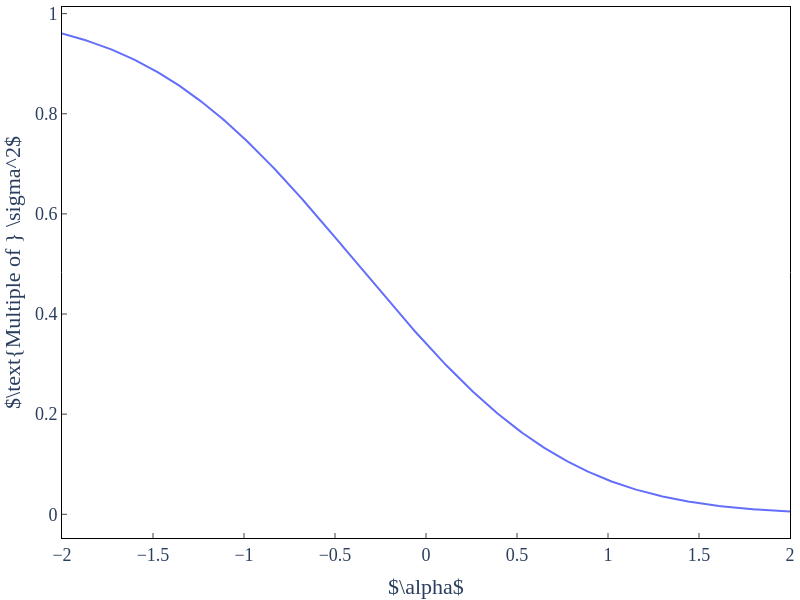
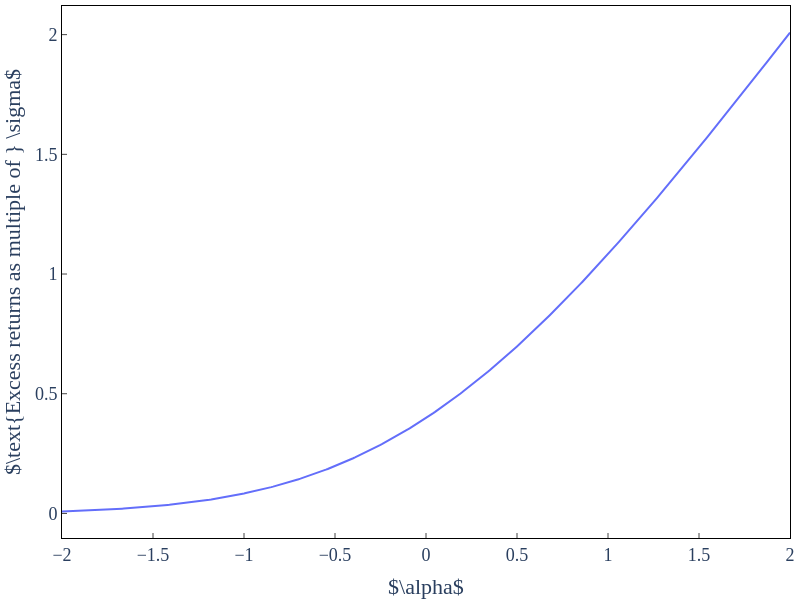

Source (notebook cell) for these figures, in order:
### Code cell
import plotly.graph_objects as go

red = '#f8766d'
blue = '#619cff'

style_dict = {
    'layout.plot_bgcolor': 'rgba(0, 0, 0, 0)',
    'layout.font.family': 'Times New Roman',
    'layout.font.size': 18,
    'layout.xaxis.linecolor': 'black',
    'layout.xaxis.ticks': 'inside',
    'layout.xaxis.mirror': True,
    'layout.xaxis.showline': True,
    'layout.yaxis.linecolor': 'black',
    'layout.yaxis.ticks': 'inside',
    'layout.yaxis.mirror': True,
    'layout.yaxis.showline': True,
    'layout.autosize': False,
    'layout.legend.bgcolor': 'rgba(0, 0, 0, 0)',
    'layout.legend.xanchor': 'right',
    'layout.legend.x': 0.25,
    'layout.legend.font.family': 'monospace',
}

fig = go.Figure()

fig.update(**style_dict)

fig.update_layout(height=600, width=800, margin=dict(r=5, l=5, t=5, b=5),
                  xaxis=dict(title=r"$\alpha$"),
                  yaxis=dict(title=r"$\text{Multiple of } \sigma^2$"))

fig.add_trace(go.Scatter(x = als, y = sigmas, name="Sigma", mode='lines'))

fig.write_image("graphs/variance.png", scale=5, height=450, width=800)
fig.show()

fig = go.Figure()

fig.update(**style_dict)

fig.update_layout(height=600, width=800, margin=dict(r=5, l=5, t=5, b=5),
                  xaxis=dict(title=r"$\alpha$"),
                  yaxis=dict(title=r"$\text{Excess returns as multiple of } \sigma$"))

fig.add_trace(go.Scatter(x = als, y = mus, name="Sigma", mode='lines'))

fig.write_image("graphs/expectation.png", scale=5, height=450, width=800)
fig.show()

### Figure 1 — Plotly figure (JSON) as saved in the notebook; plotly's stock layout.template omitted (floating-point values rounded to 4 significant figures; data arrays with more than 128 entries replaced by an {"elided": "..."} marker saying what was removed)
{"data": [{"mode": "lines", "name": "Sigma", "type": "scatter", "x": {"elided": "401 float values"}, "y": {"elided": "401 float values"}}], "layout": {"autosize": false, "font": {"family": "Times New Roman", "size": 18}, "height": 600, "legend": {"bgcolor": "rgba(0, 0, 0, 0)", "font": {"family": "monospace"}, "x": 0.25, "xanchor": "right"}, "margin": {"b": 5, "l": 5, "r": 5, "t": 5}, "plot_bgcolor": "rgba(0, 0, 0, 0)", "width": 800, "xaxis": {"linecolor": "black", "mirror": true, "showline": true, "ticks": "inside", "title": {"text": "$\\alpha$"}}, "yaxis": {"linecolor": "black", "mirror": true, "showline": true, "ticks": "inside", "title": {"text": "$\\text{Multiple of } \\sigma^2$"}}}}

### Figure 2 — Plotly figure (JSON) as saved in the notebook; plotly's stock layout.template omitted (floating-point values rounded to 4 significant figures; data arrays with more than 128 entries replaced by an {"elided": "..."} marker saying what was removed)
{"data": [{"mode": "lines", "name": "Sigma", "type": "scatter", "x": {"elided": "401 float values"}, "y": {"elided": "401 float values"}}], "layout": {"autosize": false, "font": {"family": "Times New Roman", "size": 18}, "height": 600, "legend": {"bgcolor": "rgba(0, 0, 0, 0)", "font": {"family": "monospace"}, "x": 0.25, "xanchor": "right"}, "margin": {"b": 5, "l": 5, "r": 5, "t": 5}, "plot_bgcolor": "rgba(0, 0, 0, 0)", "width": 800, "xaxis": {"linecolor": "black", "mirror": true, "showline": true, "ticks": "inside", "title": {"text": "$\\alpha$"}}, "yaxis": {"linecolor": "black", "mirror": true, "showline": true, "ticks": "inside", "title": {"text": "$\\text{Excess returns as multiple of } \\sigma$"}}}}
